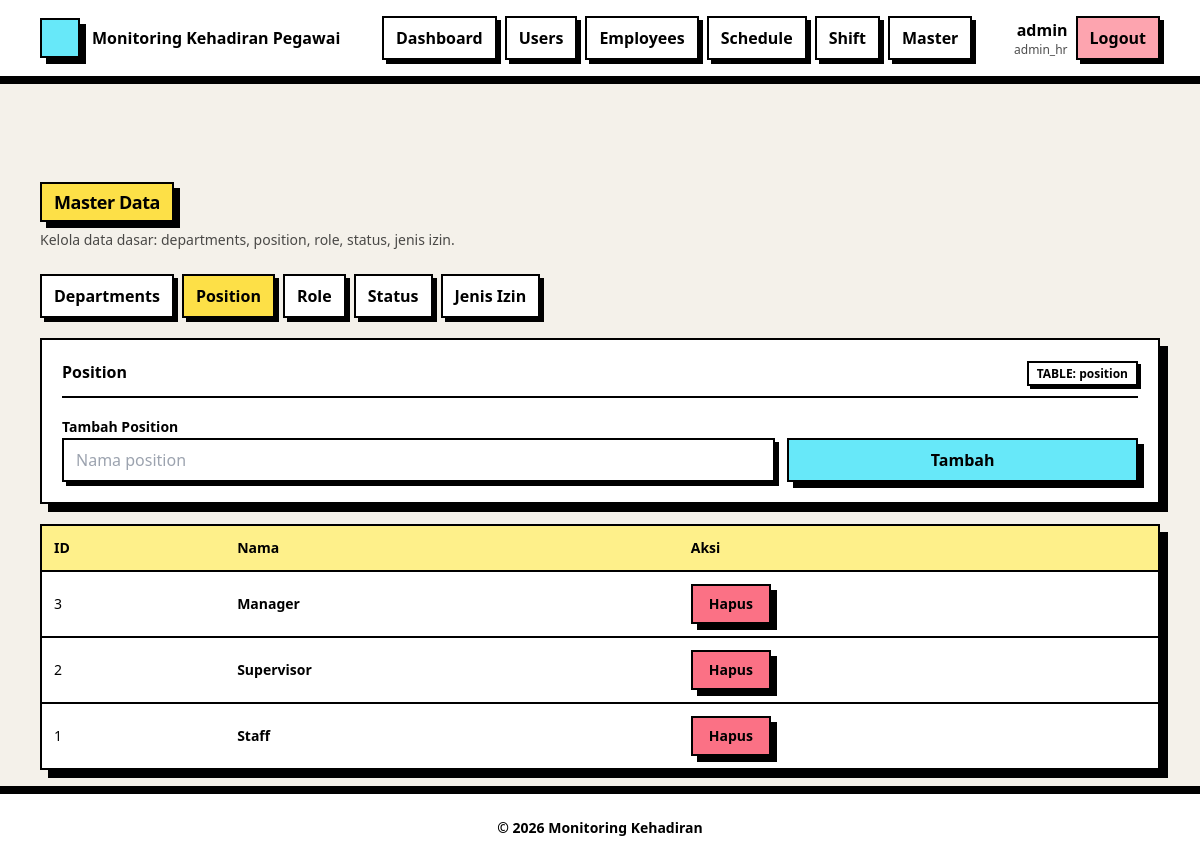
Screenshot of /admin/master.php?t=position (signed in) with the database file from the repository.
### tables this page shows
CREATE TABLE position (
  id_position INT AUTO_INCREMENT PRIMARY KEY,
  nama_position VARCHAR(80) NOT NULL
);

### admin/master.php (the view, shortened to what this page needs)
<?php
require_once __DIR__ . '/../inc/auth.php';
require_once __DIR__ . '/../inc/header.php';
require_once __DIR__ . '/../inc/ui.php';
$masters = [
  'departments' => [
    'title' => 'Departments',
    'table' => 'departments',
    'pk'    => 'id_department',
    'col'   => 'nama_department',
    'placeholder' => 'Nama department'
  ],
  'position' => [
    'title' => 'Position',
    'table' => 'position',
    'pk'    => 'id_position',
    'col'   => 'nama_position',
    'placeholder' => 'Nama position'
  ],
  'role' => [
    'title' => 'Role',
    'table' => 'role',
    'pk'    => 'id_role',
    'col'   => 'role_name',
    'placeholder' => 'Nama role'
  ],
  'status' => [
    'title' => 'Status',
    'table' => 'status',
    'pk'    => 'id_status',
    'col'   => 'status_name',
    'placeholder' => 'Nama status'
  ],
  'jenis' => [
    'title' => 'Jenis Izin',
    'table' => 'jenis',
    'pk'    => 'id_jenis',
    'col'   => 'jenis',
    'placeholder' => 'Contoh: IZIN / SAKIT / CUTI'
  ],
];
$t = $_GET['t'] ?? 'departments';
$cfg = $masters[$t];
$sqlList = "SELECT `{$cfg['pk']}` AS id, `{$cfg['col']}` AS name FROM `{$cfg['table']}` ORDER BY id DESC";
$rows = $pdo->query($sqlList)->fetchAll();
echo ui_page_start("Master Data", "Kelola data dasar: departments, position, role, status, jenis izin.");
?>
<div class="flex flex-wrap gap-2 mb-5">
  <?php foreach ($masters as $key => $m): ?>
    <?php
      $active = ($key === $t);
      $cls = $active ? "bg-yellow-300" : "bg-white hover:bg-yellow-200";
    ?>
    <a href="<?= BASE_URL ?>/admin/master.php?t=<?= htmlspecialchars($key) ?>"
       class="<?= $cls ?> border-2 border-black px-3 py-2 font-black shadow-[4px_4px_0_0_#000] transition">
      <?= htmlspecialchars($m['title']) ?>
    </a>
  <?php endforeach; ?>
</div>
<?= ui_card_start($cfg['title'], ui_badge("TABLE: ".$cfg['table'], "neutral")) ?>
  <form method="post" class="grid md:grid-cols-3 gap-3 items-end">
    <div class="md:col-span-2">
      <label class="text-sm font-black text-black">Tambah <?= htmlspecialchars($cfg['title']) ?></label>
      <input name="name" class="<?= ui_input_class() ?>" placeholder="<?= htmlspecialchars($cfg['placeholder']) ?>" required>
    </div>
    <button class="<?= ui_btn_class('alt') ?>">Tambah</button>
  </form>
<?= ui_card_end() ?>
<div class="mt-5">
  <?php
    if (!$rows) {
      echo ui_empty("Belum ada data ".$cfg['title'].".", "Tambah data pertama dari form di atas.");
    } else {
      echo ui_table_start(['ID', 'Nama', 'Aksi']);
      foreach ($rows as $r) {
        echo ui_row_start();
        echo ui_td((int)$r['id'], true);
        echo ui_td("<div class='font-black'>".htmlspecialchars($r['name'])."</div>");
        $btn = "
          <form method='post' onsubmit=\"return confirm('Hapus item ini?')\">
            <input type='hidden' name='action' value='delete'>
            <input type='hidden' name='id' value='".(int)$r['id']."'>
            <button class='".ui_btn_class('danger')."'>Hapus</button>
          </form>
        ";
        echo ui_td($btn, true);
        echo ui_row_end();
      }
      echo ui_table_end();
    }
  ?>
</div>
<div class="mt-6 flex gap-2">
  <a class="<?= ui_btn_class('ghost') ?>" href="<?= BASE_URL ?>/admin/dashboard.php">Kembali</a>
</div>
<?php require_once __DIR__ . '/../inc/footer.php'; ?>

### inc/ui.php (shortened to what this page needs)
<?php
function ui_page_start($title, $subtitle = '') {
  $sub = $subtitle ? "<div class='text-sm text-black/70'>$subtitle</div>" : "";
  return "
  <div class='mb-6'>
    <div class='inline-block bg-yellow-300 px-3 py-1 border-2 border-black shadow-[6px_6px_0_0_#000]'>
      <div class='text-lg font-black tracking-tight'>$title</div>
    </div>
    <div class='mt-2'>$sub</div>
  </div>
  ";
}
function ui_card_start($title = '', $right = '') {
  $head = $title !== '' ? "
    <div class='flex items-start justify-between gap-3 pb-3 mb-4 border-b-2 border-black'>
      <div class='font-extrabold text-black'>$title</div>
      <div>$right</div>
    </div>
  " : "";
  return "
  <section class='bg-white border-2 border-black shadow-[8px_8px_0_0_#000] p-5'>
    $head
  ";
}
function ui_card_end(){ return "</section>"; }
function ui_input_class() {
  return "w-full bg-white border-2 border-black px-3 py-2 text-black outline-none
          focus:ring-0 focus:border-black shadow-[4px_4px_0_0_#000]";
}
function ui_btn_class($variant='solid') {
  return match($variant) {
    'solid' => "inline-flex items-center justify-center gap-2 bg-black text-white border-2 border-black
                px-4 py-2 font-extrabold shadow-[6px_6px_0_0_#000] hover:translate-x-[1px] hover:translate-y-[1px]
                hover:shadow-[5px_5px_0_0_#000] active:translate-x-[2px] active:translate-y-[2px] active:shadow-[4px_4px_0_0_#000] transition",
    'alt'   => "inline-flex items-center justify-center gap-2 bg-cyan-300 text-black border-2 border-black
                px-4 py-2 font-extrabold shadow-[6px_6px_0_0_#000] hover:translate-x-[1px] hover:translate-y-[1px]
                hover:shadow-[5px_5px_0_0_#000] active:translate-x-[2px] active:translate-y-[2px] active:shadow-[4px_4px_0_0_#000] transition",
    'danger'=> "inline-flex items-center justify-center gap-2 bg-rose-400 text-black border-2 border-black
                px-4 py-2 font-extrabold shadow-[6px_6px_0_0_#000] hover:translate-x-[1px] hover:translate-y-[1px]
                hover:shadow-[5px_5px_0_0_#000] active:translate-x-[2px] active:translate-y-[2px] active:shadow-[4px_4px_0_0_#000] transition",
    'ghost' => "inline-flex items-center justify-center gap-2 bg-white text-black border-2 border-black
                px-4 py-2 font-extrabold shadow-[6px_6px_0_0_#000] hover:bg-yellow-200 transition",
    default => "inline-flex items-center justify-center gap-2 bg-black text-white border-2 border-black
                px-4 py-2 font-extrabold shadow-[6px_6px_0_0_#000] transition",
  };
}
function ui_badge($text, $tone='neutral') {
  $cls = match($tone){
    'ok' => "bg-emerald-200",
    'warn' => "bg-yellow-200",
    'bad' => "bg-rose-200",
    'info' => "bg-cyan-200",
    default => "bg-white",
  };
  return "<span class='$cls border-2 border-black px-2 py-0.5 text-xs font-black shadow-[3px_3px_0_0_#000]'>$text</span>";
}
function ui_table_start($cols) {
  $ths = "";
  foreach($cols as $c){
    $ths .= "<th class='text-left px-3 py-3 border-b-2 border-black font-black text-black'>$c</th>";
  }
  return "
  <div class='overflow-x-auto border-2 border-black shadow-[8px_8px_0_0_#000] bg-white'>
    <table class='min-w-full text-sm'>
      <thead class='bg-yellow-200'>$ths</thead>
      <tbody class='divide-y-2 divide-black'>
  ";
}
function ui_table_end() {
  return "
      </tbody>
    </table>
  </div>
  ";
}
function ui_row_start(){ return "<tr class='hover:bg-cyan-50 transition'>"; }
function ui_row_end(){ return "</tr>"; }
function ui_td($html, $nowrap=false){
  $nw = $nowrap ? "whitespace-nowrap" : "";
  return "<td class='px-3 py-3 text-black $nw'>$html</td>";
}

### rows the page displays
position: id_position "3 Manager"
position: id_position "2 Supervisor"
position: id_position "1 Staff"

### other values shown
$label "Dashboard Users Employees Schedule Shift Master"
$user['username'] "admin"
$user['role_name'] "admin_hr"
$title "Master Data"
$subtitle "Kelola data dasar: departments, position, role, status, jenis izin."
$m['title'] "Departments"
$m['title'] "Position"
$m['title'] "Role"
$m['title'] "Status"
$m['title'] "Jenis Izin"
$title "Position"
$text "TABLE: position"
$cfg['title'] "Position"
$c "ID"
$c "Nama"
